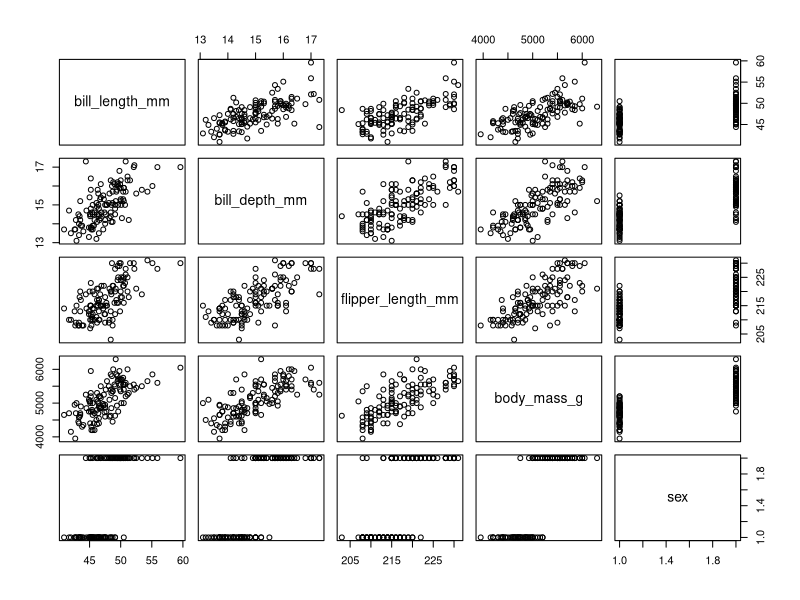
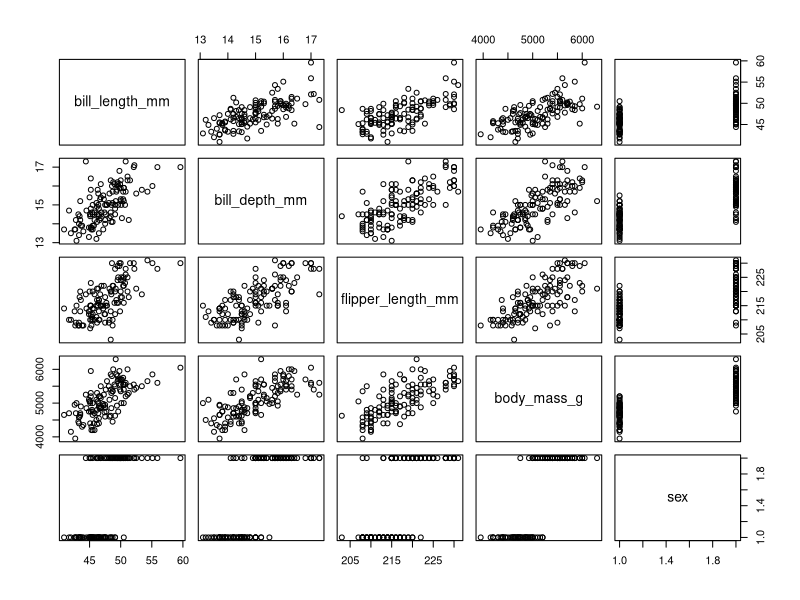
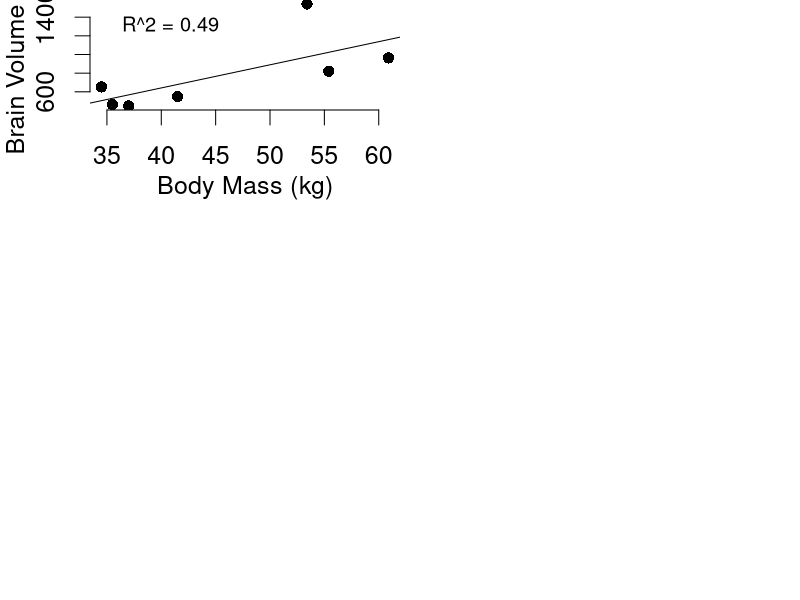
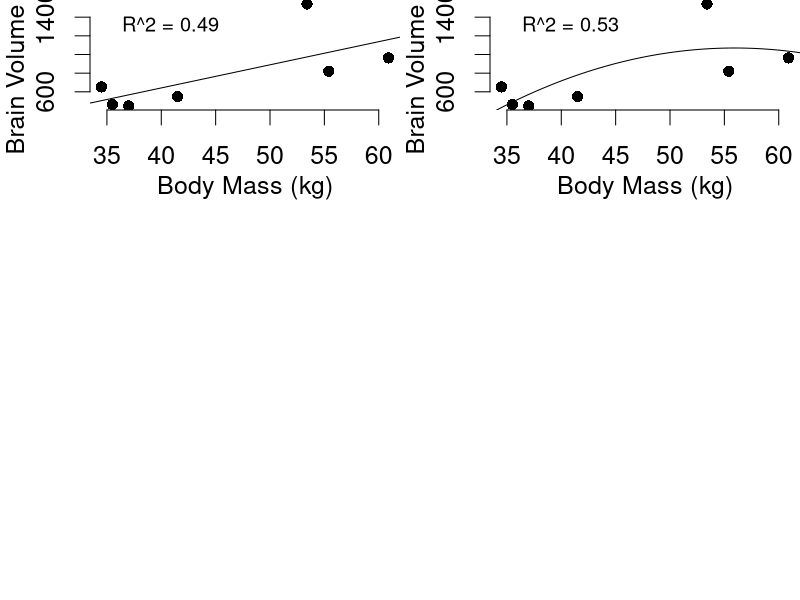
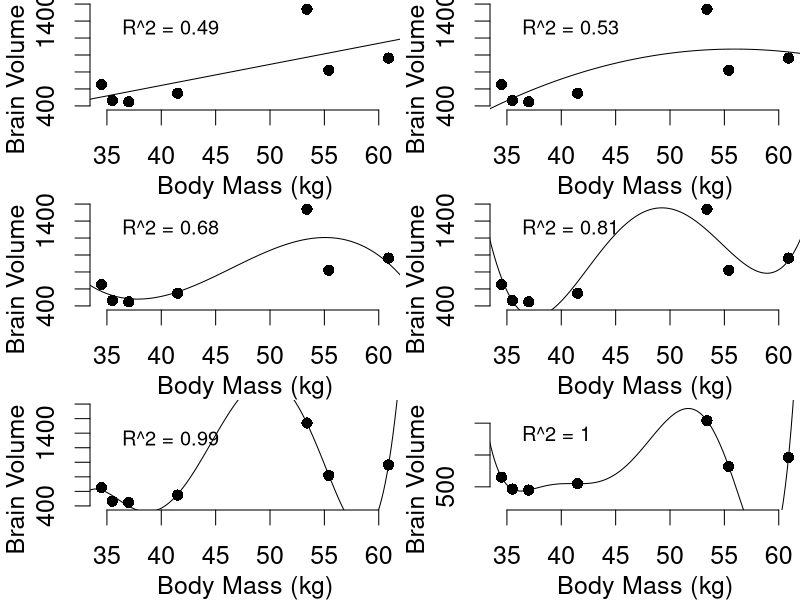
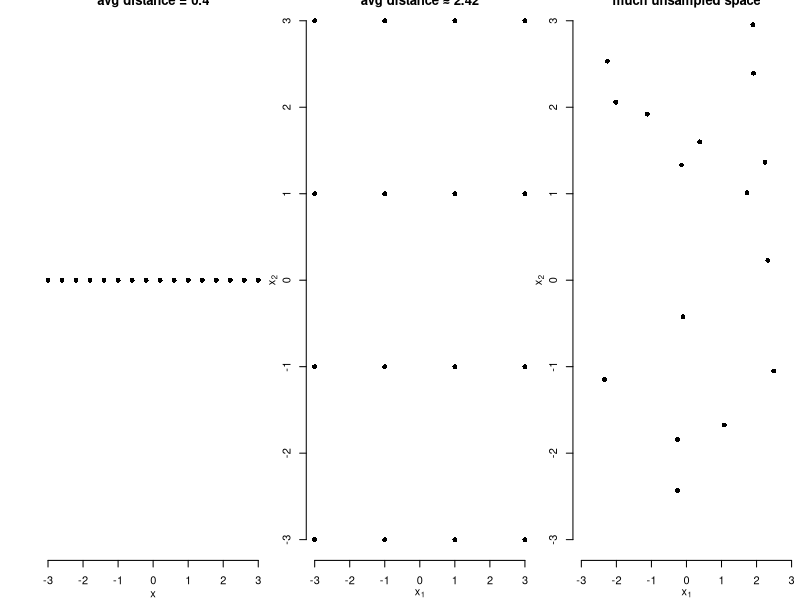

Source code (R) for these figures, in order:
## ---- chunk 1
knitr::opts_chunk$set(fig.width=5, fig.height=5, fig.align="center", collapse = TRUE, comment = "##", dev="png", error = TRUE)
library(RColorBrewer)
cols = brewer.pal(8, "Set1")

## to use tables
library(knitr)
library(kableExtra)
## ---- chunk 2
data(penguins, package = "palmerpenguins")
penguins = as.data.frame(penguins)
penguins = penguins[complete.cases(penguins), ]
penguins = subset(penguins, species == "Gentoo")

plot(penguins[, 3:7])
## ---- chunk 3
full_mod = lm(bill_length_mm ~ bill_depth_mm + flipper_length_mm + 
			  	body_mass_g + sex, data = penguins)
summary(full_mod)

## ---- chunk 4
data(penguins, package = "palmerpenguins")
penguins = as.data.frame(penguins)
penguins = penguins[complete.cases(penguins), ]
penguins = subset(penguins, species == "Gentoo")

plot(penguins[, 3:7])
## ---- chunk 5
simple_mod = lm(bill_length_mm ~ bill_depth_mm + flipper_length_mm + 
					body_mass_g, data = penguins)
AIC(full_mod) - AIC(simple_mod)

## ---- chunk 6
hom = data.frame(
	body_mass_kg = c(34.5, 35.5, 37, 41.5, 55.4, 53.4, 60.9), 
	brain_volume_cc = c(652.4, 464.5, 448.8, 549.3, 819.9, 1540.4, 963.2)
)
mod1 = lm(brain_volume_cc ~ body_mass_kg, data = hom)
## ---- chunk 7
par(mfrow = c(3, 2), bty='n', pch = 16, mgp = c(2,1,0), mar = c(3,3,0,0), cex = 1.5)
xt = 35
yt = 1300
tcex = 0.8
xp = data.frame(body_mass_kg = seq(30, 65, length.out = 200))
plot(brain_volume_cc ~ body_mass_kg, data = hom, 
	 xlab = "Body Mass (kg)", ylab = "Brain Volume (cc)")
lines(xp$body_mass_kg, predict(mod1, newdata = xp))
text(xt, yt, paste(expression(R^2), "=", round(summary(mod1)$r.squared, 2)), pos = 4, cex = tcex)
## ---- chunk 8
mod1 = lm(brain_volume_cc ~ body_mass_kg, data = hom)
mod2 = lm(brain_volume_cc ~ body_mass_kg + I(body_mass_kg^2), data = hom)
## ---- chunk 9
par(mfrow = c(3, 2), bty='n', pch = 16, mgp = c(2,1,0), mar = c(3,3,0,0), cex = 1.5)
plot(brain_volume_cc ~ body_mass_kg, data = hom, 
	 xlab = "Body Mass (kg)", ylab = "Brain Volume (cc)")
lines(xp$body_mass_kg, predict(mod1, newdata = xp))
text(xt, yt, paste(expression(R^2), "=", round(summary(mod1)$r.squared, 2)), pos = 4, cex = tcex)

plot(brain_volume_cc ~ body_mass_kg, data = hom, 
	 xlab = "Body Mass (kg)", ylab = "Brain Volume (cc)")
lines(xp$body_mass_kg, predict(mod2, newdata = xp))
text(xt, yt, paste(expression(R^2), "=", round(summary(mod2)$r.squared, 2)), pos = 4, cex = tcex)

## ---- chunk 10
mod1 = lm(brain_volume_cc ~ body_mass_kg, data = hom)
mod2 = lm(brain_volume_cc ~ body_mass_kg + I(body_mass_kg^2), data = hom)
mod3 = lm(brain_volume_cc ~ body_mass_kg + I(body_mass_kg^2) + I(body_mass_kg^3), data = hom)
mod4 = lm(brain_volume_cc ~ body_mass_kg + I(body_mass_kg^2) + I(body_mass_kg^3) + I(body_mass_kg^4), data = hom)
mod5 = lm(brain_volume_cc ~ body_mass_kg + I(body_mass_kg^2) + I(body_mass_kg^3) + I(body_mass_kg^4) + I(body_mass_kg^5), data = hom)
mod6 = lm(brain_volume_cc ~ body_mass_kg + I(body_mass_kg^2) + I(body_mass_kg^3) + I(body_mass_kg^4) + I(body_mass_kg^5) + I(body_mass_kg^6), data = hom)
## ---- chunk 11
par(mfrow = c(3, 2), bty='n', pch = 16, mgp = c(2,1,0), mar = c(3,3,0,0), cex = 1.5)
plot(brain_volume_cc ~ body_mass_kg, data = hom, ylim = c(400, 1600),
	 xlab = "Body Mass (kg)", ylab = "Brain Volume (cc)")
lines(xp$body_mass_kg, predict(mod1, newdata = xp))
text(xt, yt, paste(expression(R^2), "=", round(summary(mod1)$r.squared, 2)), pos = 4, cex = tcex)

plot(brain_volume_cc ~ body_mass_kg, data = hom, ylim = c(400, 1600),
	 xlab = "Body Mass (kg)", ylab = "Brain Volume (cc)")
lines(xp$body_mass_kg, predict(mod2, newdata = xp))
text(xt, yt, paste(expression(R^2), "=", round(summary(mod2)$r.squared, 2)), pos = 4, cex = tcex)

plot(brain_volume_cc ~ body_mass_kg, data = hom, ylim = c(400, 1600),
	 xlab = "Body Mass (kg)", ylab = "Brain Volume (cc)")
lines(xp$body_mass_kg, predict(mod3, newdata = xp))
text(xt, yt, paste(expression(R^2), "=", round(summary(mod3)$r.squared, 2)), pos = 4, cex = tcex)
plot(brain_volume_cc ~ body_mass_kg, data = hom, ylim = c(400, 1600),
	 xlab = "Body Mass (kg)", ylab = "Brain Volume (cc)")
lines(xp$body_mass_kg, predict(mod4, newdata = xp))
text(xt, yt, paste(expression(R^2), "=", round(summary(mod4)$r.squared, 2)), pos = 4, cex = tcex)
plot(brain_volume_cc ~ body_mass_kg, data = hom, ylim = c(400, 1800),
	 xlab = "Body Mass (kg)", ylab = "Brain Volume (cc)")
lines(xp$body_mass_kg, predict(mod5, newdata = xp))
text(xt, yt, paste(expression(R^2), "=", round(summary(mod5)$r.squared, 2)), pos = 4, cex = tcex)
plot(brain_volume_cc ~ body_mass_kg, data = hom, 
	 xlab = "Body Mass (kg)", ylab = "Brain Volume (cc)", ylim = c(200, 1800))
lines(xp$body_mass_kg, predict(mod6, newdata = xp))
text(xt, yt, paste(expression(R^2), "=", round(summary(mod6)$r.squared, 2)), pos = 4, cex = tcex)
## ---- chunk 12

par(mfrow = c(1,3))
n = 16
x = seq(-3, 3, length.out=n)
plot(x, rep(0, n), yaxt='n', pch = 16, bty='n', ylab = "",
     main = paste("avg distance =", round(x[2]-x[1], 2)))

x1 = x2 = seq(-3, 3, length.out=sqrt(n))
dat = expand.grid(x1, x2)

plot(dat$Var1, dat$Var2, pch = 16, bty='n', 
     main = "avg distance ≈ 2.42", xlab=expression(x[1]), 
     ylab=expression(x[2]))

plot(runif(16, -3, 3), runif(16, -3, 3), pch = 16, bty='n', 
     main = "much unsampled space", xlab=expression(x[1]), 
     ylab=expression(x[2]), xlim=c(-3, 3), ylim=c(-3, 3))

## ---- chunk 13
# install.packages(car) # install the package, only need to do this once!
library(car)

full_mod = lm(bill_length_mm ~ bill_depth_mm + flipper_length_mm + 
                body_mass_g + sex, data = penguins)
vif(full_mod)
